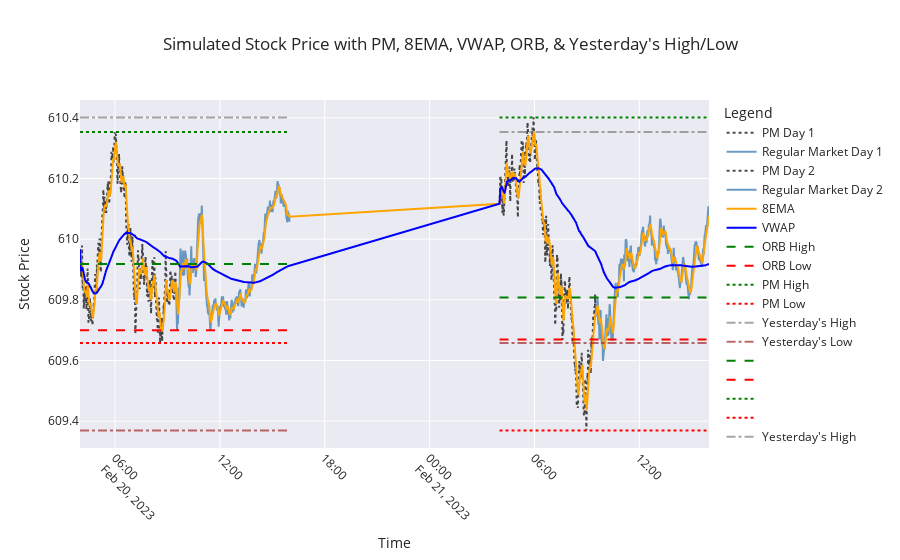

The cell this chart's notebook holds for it:
### Code cell
import numpy as np  # Importing numpy for numerical operations
import pandas as pd
import seaborn as sns
from plotly.subplots import make_subplots
from ipywidgets import widgets
from IPython.display import display
from Gen_SPY_With_Indicators import simulate_stock  # Importing simulation function
import matplotlib.pyplot as plt  # Importing matplotlib for plotting
import matplotlib.ticker as mticker  # For proper Y-axis formatting

def generate_signals(df, stop_loss_pct=0.02):
    """ Generates trade signals based on ORB, VWAP, 8EMA, PM High/Low, and Yest High/Low """

    df['Signal'] = ''
    df['Stop_Loss'] = np.nan  # Initialize Stop_Loss column

    # Buy Call: Price breaks ORB High & supported by 8EMA & VWAP
    df.loc[
        (df['Close'] > df['ORB_High']) & 
        (df['Close'] > df['VWAP']) & 
        (df['Close'] > df['8EMA']),
        'Signal'
    ] = 'BUY CALL'

    # Sell Put: Price breaks ORB Low & rejected by 8EMA & VWAP
    df.loc[
        (df['Close'] < df['ORB_Low']) & 
        (df['Close'] < df['VWAP']) & 
        (df['Close'] < df['8EMA']),
        'Signal'
    ] = 'BUY PUT'

    # Boost Call Confidence if PM High or Yesterday's High is broken
    df.loc[
        (df['Signal'] == 'BUY CALL') & 
        ((df['Close'] > df['PM_High']) | (df['Close'] > df['Yest_High'])),
        'Signal'
    ] = 'STRONG BUY CALL'

    # Boost Put Confidence if PM Low or Yesterday's Low is broken
    df.loc[
        (df['Signal'] == 'BUY PUT') & 
        ((df['Close'] < df['PM_Low']) | (df['Close'] < df['Yest_Low'])),
        'Signal'
    ] = 'STRONG BUY PUT'

    # Add stop loss levels
    df.loc[df['Signal'].isin(['BUY CALL', 'STRONG BUY CALL']), 'Stop_Loss'] = df['Close'] * (1 - stop_loss_pct)
    df.loc[df['Signal'].isin(['BUY PUT', 'STRONG BUY PUT']), 'Stop_Loss'] = df['Close'] * (1 + stop_loss_pct)
    return df

# Simulate Stock Data for 2 Days
simulated_data, yesterday_high, yesterday_low = simulate_stock(number_of_days)

# Apply Signal Generation
simulated_data = generate_signals(simulated_data)

import plotly.express as px
import plotly.graph_objects as go

# Set seaborn style
sns.set(style="whitegrid")

# Create a subplot
fig = make_subplots(rows=1, cols=1)

# Function to update the plot based on the toggle button
def update_plot(change):
    fig.data = []  # Clear existing traces

    if toggle_button.value:
        # Add candlestick traces for each day
        for day in simulated_data["Day"].unique():
            day_data = simulated_data[simulated_data["Day"] == day]
            pm_data = day_data[day_data["Session"] == "PM"]
            market_data = day_data[day_data["Session"] == "Regular Market"]

            if not pm_data.empty:
                fig.add_trace(go.Candlestick(x=pm_data['Timestamp'], open=pm_data['Open'], high=pm_data['High'], low=pm_data['Low'], close=pm_data['Close'], name=f"PM Day {day}"))
            if not market_data.empty:
                fig.add_trace(go.Candlestick(x=market_data['Timestamp'], open=market_data['Open'], high=market_data['High'], low=market_data['Low'], close=market_data['Close'], name=f"Regular Market Day {day}"))
    else:
        # Add line traces for each day
        for day in simulated_data["Day"].unique():
            day_data = simulated_data[simulated_data["Day"] == day]
            pm_data = day_data[day_data["Session"] == "PM"]
            market_data = day_data[day_data["Session"] == "Regular Market"]

            fig.add_trace(go.Scatter(x=pm_data['Timestamp'], y=pm_data['Close'], mode='lines', name=f"PM Day {day}", line=dict(color="black", dash="dot"), opacity=0.7))
            fig.add_trace(go.Scatter(x=market_data['Timestamp'], y=market_data['Close'], mode='lines', name=f"Regular Market Day {day}", line=dict(color="steelblue"), opacity=0.8))

    # Add traces for indicators
    fig.add_trace(go.Scatter(x=simulated_data['Timestamp'], y=simulated_data['8EMA'], mode='lines', name="8EMA", line=dict(color="orange")))
    fig.add_trace(go.Scatter(x=simulated_data['Timestamp'], y=simulated_data['VWAP'], mode='lines', name="VWAP", line=dict(color="blue")))

    # Add traces for ORB and PM High/Low
    for day in simulated_data['Day'].unique():
        day_data = simulated_data[simulated_data['Day'] == day]
        fig.add_trace(go.Scatter(x=day_data['Timestamp'], y=day_data['ORB_High'], mode='lines', name="ORB High" if day == 1 else "", line=dict(color="green", dash="dash")))
        fig.add_trace(go.Scatter(x=day_data['Timestamp'], y=day_data['ORB_Low'], mode='lines', name="ORB Low" if day == 1 else "", line=dict(color="red", dash="dash")))
        fig.add_trace(go.Scatter(x=day_data['Timestamp'], y=day_data['PM_High'], mode='lines', name="PM High" if day == 1 else "", line=dict(color="green", dash="dot")))
        fig.add_trace(go.Scatter(x=day_data['Timestamp'], y=day_data['PM_Low'], mode='lines', name="PM Low" if day == 1 else "", line=dict(color="red", dash="dot")))

        market_open_time = day_data['Timestamp'].iloc[0]
        market_close_time = day_data['Timestamp'].iloc[-1]
        if day == 1:
            fig.add_trace(go.Scatter(x=[market_open_time, market_close_time], y=[yesterday_high, yesterday_high], mode='lines', name="Yesterday's High", line=dict(color="gray", dash="dashdot"), opacity=0.7))
            fig.add_trace(go.Scatter(x=[market_open_time, market_close_time], y=[yesterday_low, yesterday_low], mode='lines', name="Yesterday's Low", line=dict(color="brown", dash="dashdot"), opacity=0.7))
        else:
            fig.add_trace(go.Scatter(x=[market_open_time, market_close_time], y=[day_data['Yest_High'].iloc[0], day_data['Yest_High'].iloc[0]], mode='lines', name="Yesterday's High" if day == 2 else "", line=dict(color="gray", dash="dashdot"), opacity=0.7))
            fig.add_trace(go.Scatter(x=[market_open_time, market_close_time], y=[day_data['Yest_Low'].iloc[0], day_data['Yest_Low'].iloc[0]], mode='lines', name="Yesterday's Low" if day == 2 else "", line=dict(color="brown", dash="dashdot"), opacity=0.7))

    # Update layout for better appearance
    fig.update_layout(
        title="Simulated Stock Price with PM, 8EMA, VWAP, ORB, & Yesterday's High/Low",
        xaxis_title="Time",
        yaxis_title="Stock Price",
        legend_title="Legend",
        xaxis=dict(tickangle=45),
        template="seaborn"
    )

    # Show the plot
    fig.show()

# Create a toggle button
toggle_button = widgets.ToggleButton(
    value=False,
    description='Toggle Candlestick',
    disabled=False,
    button_style='',
    tooltip='Toggle between line and candlestick chart',
    icon='line-chart'
)

# Attach the update function to the toggle button
toggle_button.observe(update_plot, names='value')

# Display the toggle button
# display(toggle_button)

# Initial plot update
update_plot(None)

# Print any part of the simulated data that contains BUY CALL or BUY PUT signals during Regular Market session
#print(simulated_data[(simulated_data['Signal'].isin(['BUY CALL', 'BUY PUT', 'STRONG BUY CALL', 'STRONG BUY PUT'])) & (simulated_data['Session'] == 'Regular Market')])

### Figure 1 — Plotly figure (JSON) as saved in the notebook; plotly's stock layout.template omitted (floating-point values rounded to 4 significant figures; data arrays with more than 128 entries replaced by an {"elided": "..."} marker saying what was removed)
{"data": [{"line": {"color": "black", "dash": "dot"}, "mode": "lines", "name": "PM Day 1", "opacity": 0.7, "type": "scatter", "x": {"elided": "330 str values"}, "y": {"elided": "330 float values"}}, {"line": {"color": "steelblue"}, "mode": "lines", "name": "Regular Market Day 1", "opacity": 0.8, "type": "scatter", "x": {"elided": "390 str values"}, "y": {"elided": "390 float values"}}, {"line": {"color": "black", "dash": "dot"}, "mode": "lines", "name": "PM Day 2", "opacity": 0.7, "type": "scatter", "x": {"elided": "330 str values"}, "y": {"elided": "330 float values"}}, {"line": {"color": "steelblue"}, "mode": "lines", "name": "Regular Market Day 2", "opacity": 0.8, "type": "scatter", "x": {"elided": "390 str values"}, "y": {"elided": "390 float values"}}, {"line": {"color": "orange"}, "mode": "lines", "name": "8EMA", "type": "scatter", "x": {"elided": "1440 str values"}, "y": {"elided": "1440 float values"}}, {"line": {"color": "blue"}, "mode": "lines", "name": "VWAP", "type": "scatter", "x": {"elided": "1440 str values"}, "y": {"elided": "1440 float values"}}, {"line": {"color": "green", "dash": "dash"}, "mode": "lines", "name": "ORB High", "type": "scatter", "x": {"elided": "720 str values"}, "y": {"elided": "720 float values"}}, {"line": {"color": "red", "dash": "dash"}, "mode": "lines", "name": "ORB Low", "type": "scatter", "x": {"elided": "720 str values"}, "y": {"elided": "720 float values"}}, {"line": {"color": "green", "dash": "dot"}, "mode": "lines", "name": "PM High", "type": "scatter", "x": {"elided": "720 str values"}, "y": {"elided": "720 float values"}}, {"line": {"color": "red", "dash": "dot"}, "mode": "lines", "name": "PM Low", "type": "scatter", "x": {"elided": "720 str values"}, "y": {"elided": "720 float values"}}, {"line": {"color": "gray", "dash": "dashdot"}, "mode": "lines", "name": "Yesterday's High", "opacity": 0.7, "type": "scatter", "x": ["2023-02-20T04:00:00", "2023-02-20T15:59:00"], "y": [610.4, 610.4]}, {"line": {"color": "brown", "dash": "dashdot"}, "mode": "lines", "name": "Yesterday's Low", "opacity": 0.7, "type": "scatter", "x": ["2023-02-20T04:00:00", "2023-02-20T15:59:00"], "y": [609.4, 609.4]}, {"line": {"color": "green", "dash": "dash"}, "mode": "lines", "name": "", "type": "scatter", "x": {"elided": "720 str values"}, "y": {"elided": "720 float values"}}, {"line": {"color": "red", "dash": "dash"}, "mode": "lines", "name": "", "type": "scatter", "x": {"elided": "720 str values"}, "y": {"elided": "720 float values"}}, {"line": {"color": "green", "dash": "dot"}, "mode": "lines", "name": "", "type": "scatter", "x": {"elided": "720 str values"}, "y": {"elided": "720 float values"}}, {"line": {"color": "red", "dash": "dot"}, "mode": "lines", "name": "", "type": "scatter", "x": {"elided": "720 str values"}, "y": {"elided": "720 float values"}}, {"line": {"color": "gray", "dash": "dashdot"}, "mode": "lines", "name": "Yesterday's High", "opacity": 0.7, "type": "scatter", "x": ["2023-02-21T04:00:00", "2023-02-21T15:59:00"], "y": [610.4, 610.4]}, {"line": {"color": "brown", "dash": "dashdot"}, "mode": "lines", "name": "Yesterday's Low", "opacity": 0.7, "type": "scatter", "x": ["2023-02-21T04:00:00", "2023-02-21T15:59:00"], "y": [609.7, 609.7]}], "layout": {"legend": {"title": {"text": "Legend"}}, "title": {"text": "Simulated Stock Price with PM, 8EMA, VWAP, ORB, & Yesterday's High/Low"}, "xaxis": {"anchor": "y", "domain": [0, 1], "tickangle": 45, "title": {"text": "Time"}}, "yaxis": {"anchor": "x", "domain": [0, 1], "title": {"text": "Stock Price"}}}}
